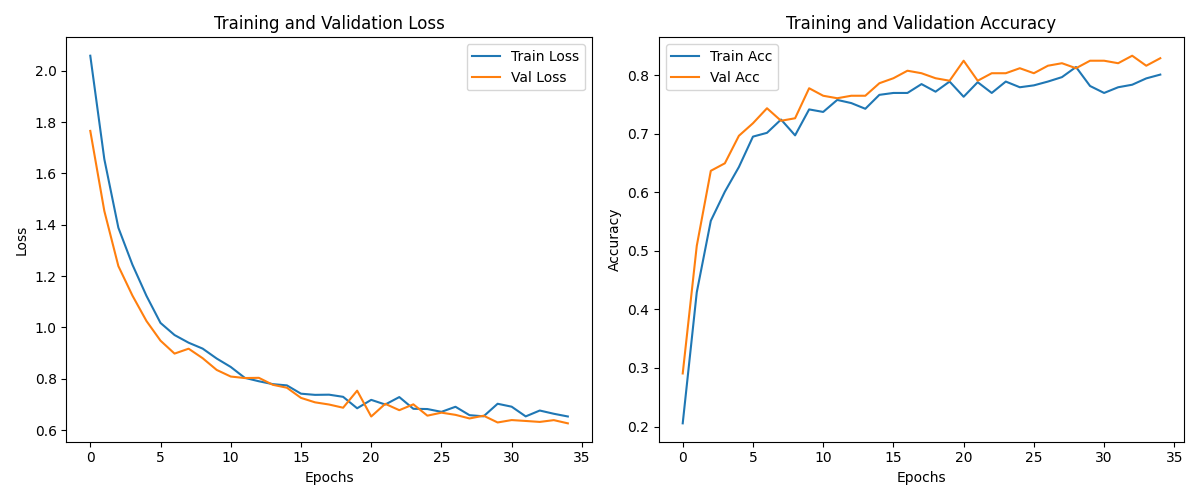

Generate this figure with Python:
import torch
import torch.nn as nn
import torch.optim as optim
from torchvision import datasets, models, transforms
from torch.utils.data import DataLoader
import matplotlib.pyplot as plt
import os

from torchvision import transforms

data_transforms = {
    'train': transforms.Compose([
        transforms.Resize((224, 224)),  # Ensure all images are resized to 224x224
        transforms.RandomHorizontalFlip(),
        transforms.RandomRotation(90),
        transforms.RandomVerticalFlip(),
        transforms.ColorJitter(brightness=0.2, contrast=0.2, saturation=0.2, hue=0.2),
        transforms.ToTensor(),
        transforms.Normalize([0.485, 0.456, 0.406], [0.229, 0.224, 0.225])
    ]),
    'val': transforms.Compose([
        transforms.Resize((224, 224)),  # Ensure all images are resized to 224x224
        transforms.CenterCrop(224),
        transforms.ToTensor(),
        transforms.Normalize([0.485, 0.456, 0.406], [0.229, 0.224, 0.225])
    ]),
}

data_dir = r"C:\Users\hafiedz\Downloads\archive (1)\skin-disease-datasaet"

image_datasets = {
    x: datasets.ImageFolder(root=os.path.join(data_dir, x), transform=data_transforms[x])
    for x in ['train', 'val']
}

dataloaders = {
    x: DataLoader(image_datasets[x], batch_size=32, shuffle=True, num_workers=0)
    for x in ['train', 'val']
}

dataset_sizes = {x: len(image_datasets[x]) for x in ['train', 'val']}
class_names = image_datasets['train'].classes

model = models.resnet18(pretrained=True)

# Freeze all the parameters in the model
for param in model.parameters():
    param.requires_grad = False

# Modify the final layer to match the number of classes in your dataset and include Dropout
num_ftrs = model.fc.in_features
model.fc = nn.Sequential(
    nn.Dropout(p=0.2),  # 50% dropout rate
    nn.Linear(num_ftrs, len(class_names))
)

# Only the final layer (fc) should be trainable
for param in model.fc.parameters():
    param.requires_grad = True

# Move the model to GPU if available
model = model.to('cuda' if torch.cuda.is_available() else 'cpu')

criterion = nn.CrossEntropyLoss()

# Fine-tune only the last layer by freezing all other parameters
optimizer = optim.SGD(model.fc.parameters(), lr=0.001, momentum=0.9, weight_decay=1e-4)

# Add scheduler for cosine annealing
scheduler = torch.optim.lr_scheduler.CosineAnnealingLR(optimizer, T_max=45)

def train_model(model, criterion, optimizer, scheduler, num_epochs):
    # Lists to store loss and accuracy values for each epoch
    train_loss_history = []
    val_loss_history = []
    train_acc_history = []
    val_acc_history = []

    for epoch in range(num_epochs):
        print(f'Epoch {epoch}/{num_epochs - 1}')
        print('-' * 10)

        for phase in ['train', 'val']:
            if phase == 'train':
                model.train()  # Set model to training mode
            else:
                model.eval()   # Set model to evaluate mode

            running_loss = 0.0
            running_corrects = 0

            for inputs, labels in dataloaders[phase]:
                inputs = inputs.to('cuda' if torch.cuda.is_available() else 'cpu')
                labels = labels.to('cuda' if torch.cuda.is_available() else 'cpu')

                optimizer.zero_grad()

                with torch.set_grad_enabled(phase == 'train'):
                    outputs = model(inputs)
                    _, preds = torch.max(outputs, 1)
                    loss = criterion(outputs, labels)

                    if phase == 'train':
                        loss.backward()
                        optimizer.step()

                running_loss += loss.item() * inputs.size(0)
                running_corrects += torch.sum(preds == labels.data)

            epoch_loss = running_loss / dataset_sizes[phase]
            epoch_acc = running_corrects.double() / dataset_sizes[phase]

            print(f'{phase} Loss: {epoch_loss:.4f} Acc: {epoch_acc:.4f}')

            # Store the loss and accuracy for this epoch
            if phase == 'train':
                train_loss_history.append(epoch_loss)
                train_acc_history.append(epoch_acc.item())
                scheduler.step()  # Adjust the learning rate

            else:
                val_loss_history.append(epoch_loss)
                val_acc_history.append(epoch_acc.item())

        print()

    # Plotting the training and validation loss and accuracy
    plt.figure(figsize=(12, 5))

    # Plot loss
    plt.subplot(1, 2, 1)
    plt.plot(train_loss_history, label='Train Loss')
    plt.plot(val_loss_history, label='Val Loss')
    plt.title('Training and Validation Loss')
    plt.xlabel('Epochs')
    plt.ylabel('Loss')
    plt.legend()

    # Plot accuracy
    plt.subplot(1, 2, 2)
    plt.plot(train_acc_history, label='Train Acc')
    plt.plot(val_acc_history, label='Val Acc')
    plt.title('Training and Validation Accuracy')
    plt.xlabel('Epochs')
    plt.ylabel('Accuracy')
    plt.legend()

    plt.tight_layout()
    plt.show()

    return model

# Train the model with cosine annealing, dropout, and L2 regularization
model = train_model(model, criterion, optimizer, scheduler, num_epochs=35)

# Assuming 'model' is your trained model
model_path = "model2.pth"

# Save the model's state_dict
torch.save(model.state_dict(), model_path)

print(f"Model saved to {model_path}")
